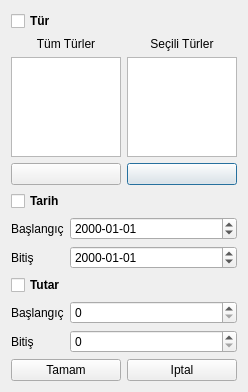
<?xml version="1.0" encoding="UTF-8"?>
<ui version="4.0">
 <class>kistasgelirler</class>
 <widget class="QDialog" name="kistasgelirler">
  <property name="geometry">
   <rect>
    <x>0</x>
    <y>0</y>
    <width>248</width>
    <height>392</height>
   </rect>
  </property>
  <property name="windowTitle">
   <string>Dialog</string>
  </property>
  <layout class="QGridLayout" name="gridLayout_4">
   <item row="0" column="0" colspan="2">
    <layout class="QFormLayout" name="formLayout">
     <property name="fieldGrowthPolicy">
      <enum>QFormLayout::AllNonFixedFieldsGrow</enum>
     </property>
     <item row="0" column="0" colspan="2">
      <layout class="QGridLayout" name="gridLayout">
       <item row="0" column="0" colspan="2">
        <widget class="QCheckBox" name="cbTur">
         <property name="font">
          <font>
           <weight>75</weight>
           <bold>true</bold>
          </font>
         </property>
         <property name="text">
          <string>Tür</string>
         </property>
        </widget>
       </item>
       <item row="3" column="1">
        <widget class="QPushButton" name="btnTurCikar">
         <property name="text">
          <string/>
         </property>
        </widget>
       </item>
       <item row="3" column="0">
        <widget class="QPushButton" name="btnTurEkle">
         <property name="text">
          <string/>
         </property>
        </widget>
       </item>
       <item row="2" column="1">
        <widget class="QListWidget" name="txtSeciliTurler">
         <property name="selectionMode">
          <enum>QAbstractItemView::ContiguousSelection</enum>
         </property>
        </widget>
       </item>
       <item row="2" column="0">
        <widget class="QListWidget" name="txtTumTurler">
         <property name="selectionMode">
          <enum>QAbstractItemView::ContiguousSelection</enum>
         </property>
        </widget>
       </item>
       <item row="1" column="0">
        <widget class="QLabel" name="lblTumTurler">
         <property name="text">
          <string>Tüm Türler</string>
         </property>
         <property name="alignment">
          <set>Qt::AlignCenter</set>
         </property>
        </widget>
       </item>
       <item row="1" column="1">
        <widget class="QLabel" name="lblSeciliTurler">
         <property name="text">
          <string>Seçili Türler</string>
         </property>
         <property name="alignment">
          <set>Qt::AlignCenter</set>
         </property>
        </widget>
       </item>
      </layout>
     </item>
     <item row="1" column="0" colspan="2">
      <layout class="QGridLayout" name="gridLayout_2">
       <item row="0" column="0" colspan="2">
        <widget class="QCheckBox" name="cbTarih">
         <property name="font">
          <font>
           <weight>75</weight>
           <bold>true</bold>
          </font>
         </property>
         <property name="text">
          <string>Tarih</string>
         </property>
        </widget>
       </item>
       <item row="1" column="0">
        <widget class="QLabel" name="lblTarihBaslangic">
         <property name="sizePolicy">
          <sizepolicy hsizetype="Maximum" vsizetype="Preferred">
           <horstretch>0</horstretch>
           <verstretch>0</verstretch>
          </sizepolicy>
         </property>
         <property name="text">
          <string>Başlangıç</string>
         </property>
        </widget>
       </item>
       <item row="1" column="1">
        <widget class="QDateEdit" name="dtBaslangic">
         <property name="displayFormat">
          <string>yyyy-MM-dd</string>
         </property>
        </widget>
       </item>
       <item row="2" column="0">
        <widget class="QLabel" name="lblTarihBitis">
         <property name="sizePolicy">
          <sizepolicy hsizetype="Maximum" vsizetype="Preferred">
           <horstretch>0</horstretch>
           <verstretch>0</verstretch>
          </sizepolicy>
         </property>
         <property name="text">
          <string>Bitiş</string>
         </property>
        </widget>
       </item>
       <item row="2" column="1">
        <widget class="QDateEdit" name="dtBitis">
         <property name="displayFormat">
          <string>yyyy-MM-dd</string>
         </property>
        </widget>
       </item>
      </layout>
     </item>
     <item row="2" column="0" colspan="2">
      <layout class="QGridLayout" name="gridLayout_3">
       <item row="0" column="0" colspan="2">
        <widget class="QCheckBox" name="cbTutar">
         <property name="font">
          <font>
           <weight>75</weight>
           <bold>true</bold>
          </font>
         </property>
         <property name="text">
          <string>Tutar</string>
         </property>
        </widget>
       </item>
       <item row="1" column="0">
        <widget class="QLabel" name="lblTutarBaslangic">
         <property name="sizePolicy">
          <sizepolicy hsizetype="Maximum" vsizetype="Preferred">
           <horstretch>0</horstretch>
           <verstretch>0</verstretch>
          </sizepolicy>
         </property>
         <property name="text">
          <string>Başlangıç</string>
         </property>
        </widget>
       </item>
       <item row="2" column="0">
        <widget class="QLabel" name="lblTutarBitis">
         <property name="sizePolicy">
          <sizepolicy hsizetype="Maximum" vsizetype="Preferred">
           <horstretch>0</horstretch>
           <verstretch>0</verstretch>
          </sizepolicy>
         </property>
         <property name="text">
          <string>Bitiş</string>
         </property>
        </widget>
       </item>
       <item row="2" column="1">
        <widget class="QSpinBox" name="sbTutarBitis">
         <property name="maximum">
          <number>999999999</number>
         </property>
         <property name="singleStep">
          <number>100</number>
         </property>
        </widget>
       </item>
       <item row="1" column="1">
        <widget class="QSpinBox" name="sbTutarBaslangic">
         <property name="maximum">
          <number>999999999</number>
         </property>
         <property name="singleStep">
          <number>100</number>
         </property>
        </widget>
       </item>
      </layout>
     </item>
    </layout>
   </item>
   <item row="1" column="0">
    <widget class="QPushButton" name="btnTamam">
     <property name="text">
      <string>Tamam</string>
     </property>
    </widget>
   </item>
   <item row="1" column="1">
    <widget class="QPushButton" name="btnIptal">
     <property name="text">
      <string>Iptal</string>
     </property>
    </widget>
   </item>
  </layout>
  <zorder>layoutWidget</zorder>
  <zorder>btnIptal</zorder>
  <zorder>btnTamam</zorder>
  <zorder>cbTarih_2</zorder>
  <zorder>cbTutar</zorder>
 </widget>
 <resources/>
 <connections/>
</ui>
